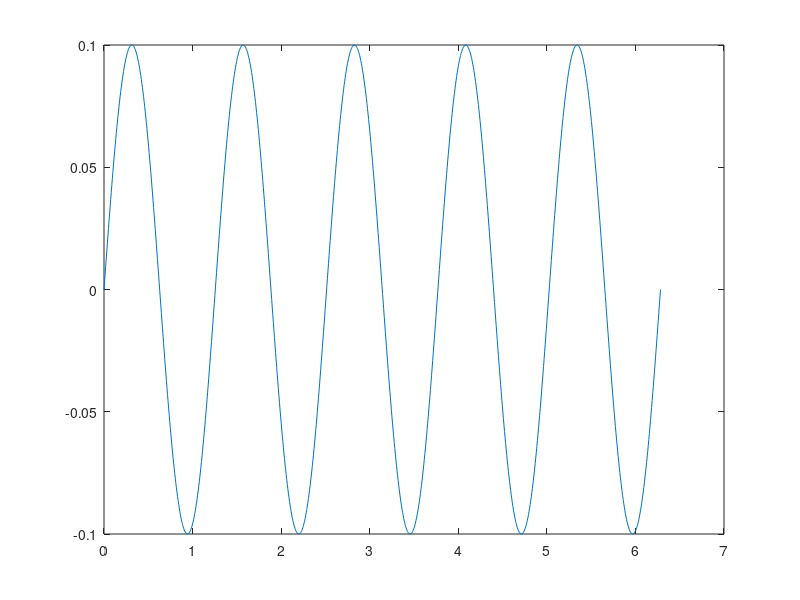

MATLAB code for this plot:
% Plot 4 harmonic-related signals of a sinusoidal signal

%% specify time frame [t0:t_step:t1]
t0 = 0;
t1 = 2*pi;
t_step = 1000;

% create time sequence t
t = linspace(t0, t1, t_step);

%% Generate Signals
% fundamental period T_0 (sec)
T_0 = 2*pi;

% fundamental frequency
w_0 = 2*pi/T_0;

% k-th harmonic signal is integer k times of w_0
w_k1 = 1* w_0;
w_k2 = -2* w_0;
w_k3 = -3* w_0;
w_k4 = 4* w_0;
w_k5 = 5* w_0;

x = sin(w_0 *t);
x_k1 = sin(w_k1 *t);
x_k2 = sin(w_k2 *t);
x_k3 = sin(w_k3 *t);
x_k4 = sin(w_k4 *t);
x_k5 = sin(w_k5 *t);

%% Plot

plot(t,x); 
hold;
plot(t,x_k1);
plot(t,x_k2);
plot(t,x_k3);
plot(t,x_k4);
plot(t,x_k5);

%% Plot: for better visualization, let's weight amplitude of harmonic signals
% .* is broadcast operator ; apply to each element in array
plot(t,x); 
hold;
plot(t, 0.9 .* x_k1);
plot(t, 0.8 .* x_k2);
plot(t, 0.4 .* x_k3);
plot(t, 0.2 .* x_k4);
plot(t, 0.1 .* x_k5);

